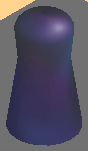
#> input picture template.png, 88 x 151 px
$ python jump.py
#> lines starting #> are read from the running program, lines starting #| are printed output that depends on the picture; pictures that were not available may be replaced by others from this repository, and a replacement may not be noted
import subprocess
import os
import time
import cv2
import numpy as np

template_img = cv2.imread('template.png', 0)
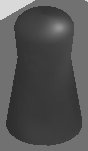
#> template_img: shape (151, 88); min 45, max 217, mean 83.4

# 获取人物的位置
def getPosition1(img):
    res = cv2.matchTemplate(img, template_img, 5)
    min_val, max_val, min_loc, max_loc = cv2.minMaxLoc(res)
    x, y = max_loc
    return (x + template_img.shape[1]/2, y + template_img.shape[0] - 20)

# 获取下一个目标物体的中心点位置
def getPosition2(img, position1):
    # 截取人物上方的图片，排除下方干扰
    img = img[0:int(position1[1]), :]
    template = np.zeros(200, dtype=np.uint8) + 245
    template.resize(10, 20)
    res = cv2.matchTemplate(img, template, 0)
    min_val, max_val, min_loc, max_loc = cv2.minMaxLoc(res)
    x, y = min_loc
    return (x + template.shape[1]/2, y + template.shape[0]/2)

def calDelay(count):
    img = cv2.imread('screenshots/' + str(count) + '.png', 0)
    position1 = getPosition1(img)
    position2 = getPosition2(img, position1)
    distance = np.sqrt((position1[0] - position2[0])**2 +(position1[1] - position2[1])**2)
    delay = distance * 1.345
    return int(delay)

if __name__ == '__main__':
    path = os.path.abspath(os.getcwd() + "/screenshots")
    if not os.path.isdir(path):
        os.makedirs(path)
    count = 0
    while count <= 20:
        time.sleep(2)
        sub=subprocess.Popen("adb shell screencap -p /sdcard/1.png", shell=True, stdout=subprocess.PIPE)
        sub.wait()
        sub=subprocess.Popen("adb pull /sdcard/1.png " + os.path.abspath(path + "/" + str(count) + ".png"), shell=True, stdout=subprocess.PIPE)
        sub.wait()
        sub=subprocess.Popen("adb shell rm /sdcard/1.png", shell=True, stdout=subprocess.PIPE)
        sub.wait()
        delay = calDelay(count)
#> in getPosition1, `res = cv2.matchTemplate(img, template_img, 5)`: res = [1]
#> in getPosition1, `min_val, max_val, min_loc, max_loc = cv2.minMaxLoc(res)`: min_val = 1; min_loc = (0, 0)
#> in getPosition1, `x, y = max_loc`: x = 0
#> in calDelay, `position1 = getPosition1(img)`: position1 = (44, 131)
#> in getPosition2, `img = img[0:int(position1[1]), :]`:
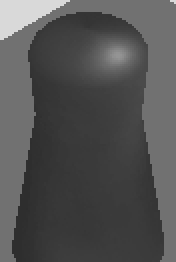
#> img: shape (131, 88) (shown 2 times larger); min 45, max 217, mean 82.4
#> in getPosition2, `res = cv2.matchTemplate(img, template, 0)`:
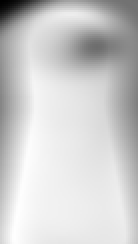
#> res: shape (122, 69) float32 (shown 2 times larger); min 173442, max 7556821.5, mean 6116812.5; drawn with min black and max white
#> in getPosition2, `min_val, max_val, min_loc, max_loc = cv2.minMaxLoc(res)`: min_val = 173442; max_val = 7556821.5; min_loc = (0, 0); max_loc = (8, 108)
#> in getPosition2, `x, y = min_loc`: x = 0
#> in calDelay, `position2 = getPosition2(img, position1)`: position2 = (10, 5)
#> in calDelay, `distance = np.sqrt((position1[0] - position2[0])**2 +(position1[1] - p..`: distance = 130.5
#> in calDelay, `delay = distance * 1.345`: delay = 175.5
#> delay = 175
#> (the run stopped early here; a loop or call above may not have finished)
